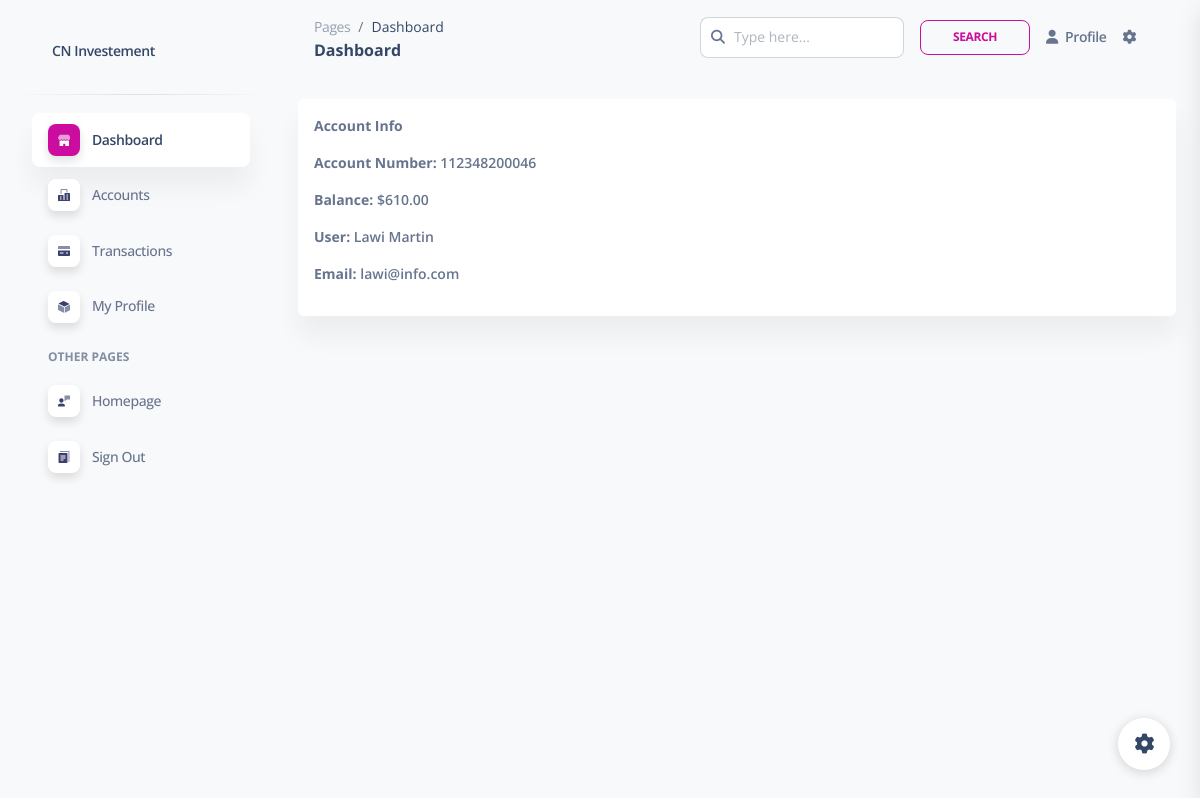
Before: /acc_details/ (signed in) with the older database file.
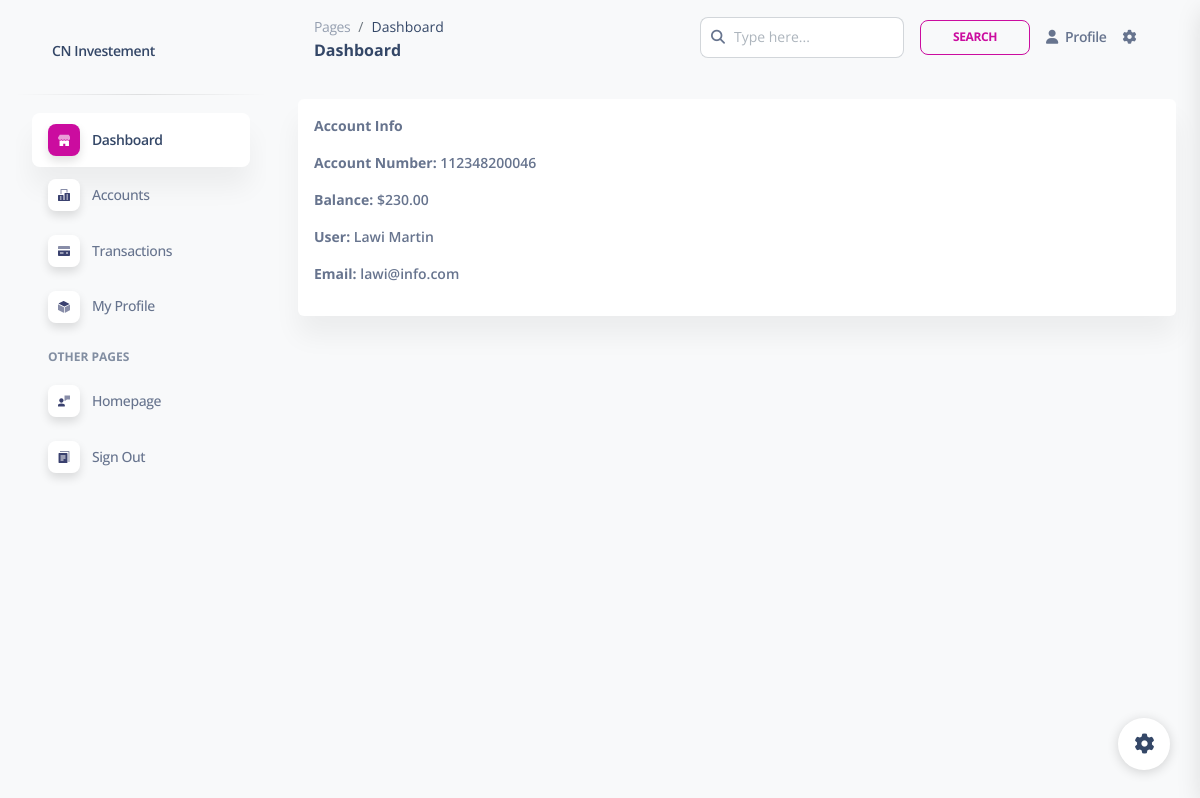
After: the same page with the newer database file.
### core/models.py (models this page shows, shortened)
class Account(models.Model):
    STATUS = [
        ('Active', 'active'),
        ('Inactive', 'inactive'),
        ('Pending', 'pending'),
        ('On Hold', 'on hold'),
        ('Closed', 'closed'),
    ]
    user = models.OneToOneField(CustomUser, on_delete=models.CASCADE, related_name='account')
    balance = models.DecimalField(max_digits=12, decimal_places=2, default=0.00)
    status = models.CharField(max_length=50, choices=STATUS, default='pending')
    account_no = models.CharField(max_length=12, editable=False, unique=True)

### accounts/models.py (models this page shows, shortened)
class CustomUser(AbstractBaseUser, PermissionsMixin):
    ROLES = [
        ('User', 'user'),
        ('Staff', 'staff'),
        ('Admin', 'admin'),
    ]
    first_name = models.CharField(max_length=30, blank=False)
    last_name = models.CharField(max_length=30, blank=False)
    address = models.TextField(blank=True, null=True)
    phone_no = models.IntegerField(blank=True, null=True)
    email = models.EmailField(unique=True)
    date_joined = models.DateTimeField(default=timezone.now)
    last_login = models.DateTimeField(null=True, blank=True)
    is_active = models.BooleanField(default=True)
    is_staff = models.BooleanField(default=False)
    user_type = models.CharField(max_length=20, choices=ROLES, default='User')
    account_no = models.CharField(max_length=12, unique=True, editable=False)
    password_reset_token = models.CharField(max_length=100, blank=True, null=True)
    password_reset_expiry = models.DateTimeField(blank=True, null=True)
    objects = CustomUserManager()
    USERNAME_FIELD = 'email'
    REQUIRED_FIELDS = ['first_name', 'last_name']

### core/views.py (the view)
# urls.py: path('acc_details/', views.acc_details, name='acc_details'),
def acc_details(request):
    acc = Account.objects.get(user=request.user)
    context = {
        'acc': acc
    }
    return render(request, 'accounts/acc_details.html', context)

### core/templates/accounts/acc_details.html
{% extends '../user_home.html' %}
{% block content %}
<div class="container py-4">
    <div class="card p-3 rounded">
        <p class="text-sm font-weight-bold"><strong>Account Info</strong></p>
        <p class="text-sm font-weight-bold"><strong>Account Number:</strong> {{ acc.account_no }}</p>
        <p class="text-sm font-weight-bold"><strong>Balance:</strong> ${{ acc.balance }}</p>
        <p class="text-sm font-weight-bold"><strong>User:</strong> {{ acc.user.first_name }} {{ acc.user.last_name }}</p>
        <p class="text-sm font-weight-bold"><strong>Email:</strong> {{ acc.user.email }}</p>
    </div>
</div>
{% endblock %}

Changed rows visible on the page:
changed Account "Lawi": balance "610.00" → "230.00"
